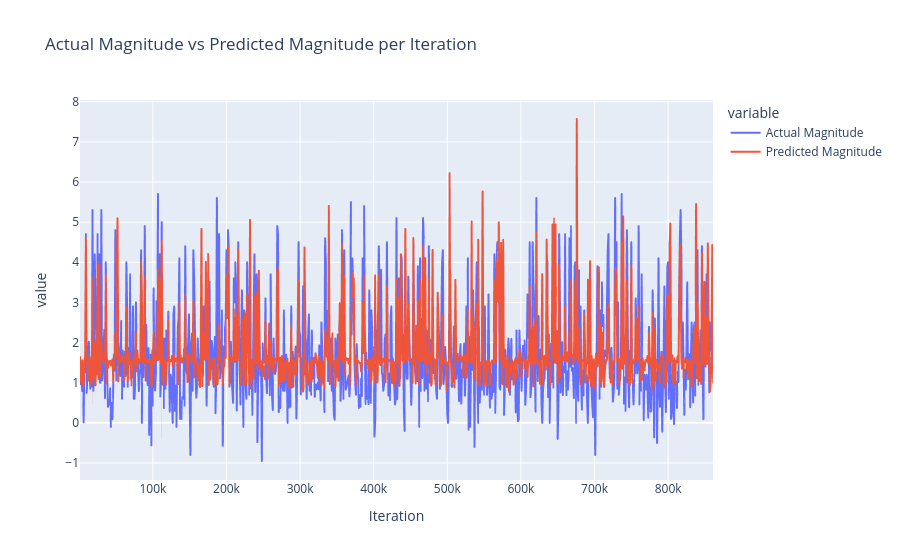

This figure's notebook cell:
### Markdown cell above
### Step 16 — Actual vs. Predicted Comparison
Sample every 1000th prediction and compare actual vs. predicted magnitudes to visually assess model accuracy.

### Code cell
# Sample every 1000th prediction to keep the plot manageable
fig_data = [
    (i, actual, predicted)
    for i, (actual, predicted) in enumerate(zip(y_test, y_pred), 1)
    if i % 1000 == 0
]

# Build a comparison DataFrame (actual vs predicted magnitude)
df_fig = pd.DataFrame(fig_data, columns=['Iteration', 'Actual', 'Predicted'])

### Figure 1 — Plotly figure (JSON) as saved in the notebook; plotly's stock layout.template omitted (floating-point values rounded to 4 significant figures; data arrays with more than 128 entries replaced by an {"elided": "..."} marker saying what was removed)
{"data": [{"hovertemplate": "variable=Actual Magnitude<br>Iteration=%{x}<br>value=%{y}<extra></extra>", "legendgroup": "Actual Magnitude", "line": {"color": "#636efa", "dash": "solid"}, "marker": {"symbol": "circle"}, "mode": "lines", "name": "Actual Magnitude", "showlegend": true, "type": "scattergl", "x": {"elided": "861 int values"}, "xaxis": "x", "y": {"elided": "861 float values"}, "yaxis": "y"}, {"hovertemplate": "variable=Predicted Magnitude<br>Iteration=%{x}<br>value=%{y}<extra></extra>", "legendgroup": "Predicted Magnitude", "line": {"color": "#EF553B", "dash": "solid"}, "marker": {"symbol": "circle"}, "mode": "lines", "name": "Predicted Magnitude", "showlegend": true, "type": "scattergl", "x": {"elided": "861 int values"}, "xaxis": "x", "y": {"elided": "861 float values"}, "yaxis": "y"}], "layout": {"legend": {"title": {"text": "variable"}, "tracegroupgap": 0}, "title": {"text": "Actual Magnitude vs Predicted Magnitude per Iteration"}, "xaxis": {"anchor": "y", "domain": [0, 1], "title": {"text": "Iteration"}}, "yaxis": {"anchor": "x", "domain": [0, 1], "title": {"text": "value"}}}}
